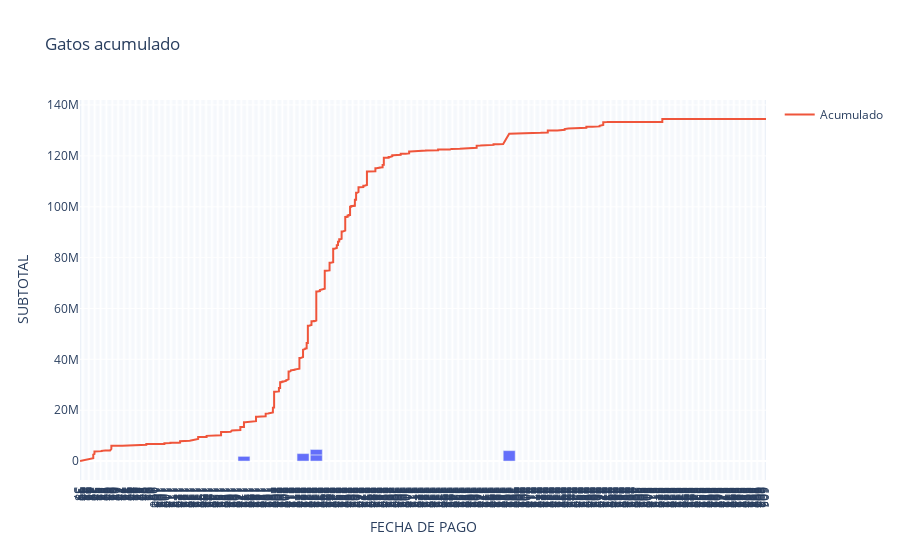

This figure's notebook cell:
### Code cell
import plotly.express as px
import plotly.graph_objects as go
fig = px.bar(M_gastos, x="FECHA DE PAGO ", y="SUBTOTAL", title="Gatos acumulado")
#fig.update_traces(xbins_size="M1")
fig.update_xaxes(showgrid=True, ticklabelmode="period", dtick="M1", tickformat="%b\n%Y")
fig.update_layout(bargap=0.1)
fig.add_trace(go.Line(x=df_numeros["FECHA DE PAGO "], y=acumulado, name="Acumulado"))
fig.show()

### Figure 1 — Plotly figure (JSON) as saved in the notebook; plotly's stock layout.template omitted (floating-point values rounded to 4 significant figures; data arrays with more than 128 entries replaced by an {"elided": "..."} marker saying what was removed)
{"data": [{"hovertemplate": "FECHA DE PAGO =%{x}<br>SUBTOTAL=%{y}<extra></extra>", "legendgroup": "", "marker": {"color": "#636efa", "pattern": {"shape": ""}}, "name": "", "orientation": "v", "showlegend": false, "textposition": "auto", "type": "bar", "x": [173.0, 222.0, 233.0, 233.0, 393.0], "xaxis": "x", "y": [1819000.0, 2911000.0, 2414000.0, 2110000.0, 4075000.0], "yaxis": "y"}, {"name": "Acumulado", "type": "scatter", "x": {"elided": "7173 float values"}, "y": {"elided": "7173 float values"}}], "layout": {"bargap": 0.1, "barmode": "relative", "legend": {"tracegroupgap": 0}, "title": {"text": "Gatos acumulado"}, "xaxis": {"anchor": "y", "domain": [0, 1], "dtick": "M1", "showgrid": true, "tickformat": "%b\n%Y", "ticklabelmode": "period", "title": {"text": "FECHA DE PAGO "}}, "yaxis": {"anchor": "x", "domain": [0, 1], "title": {"text": "SUBTOTAL"}}}}
